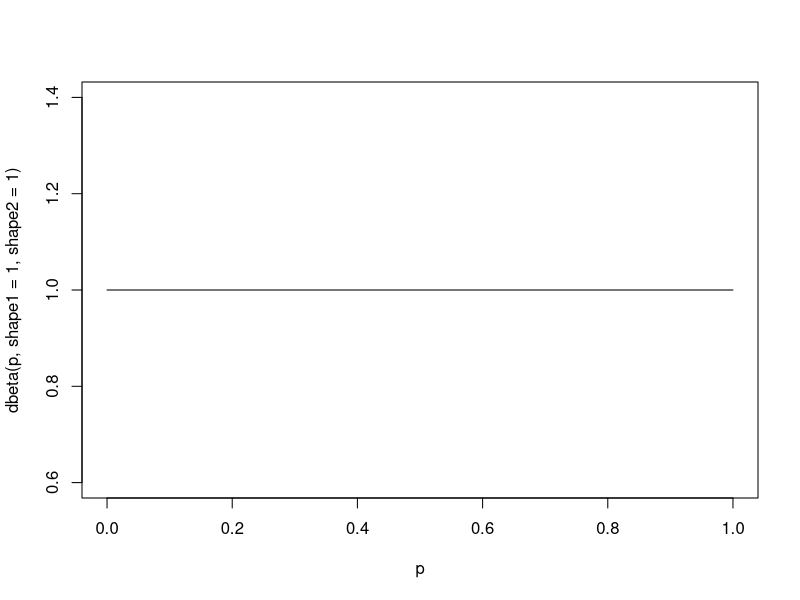
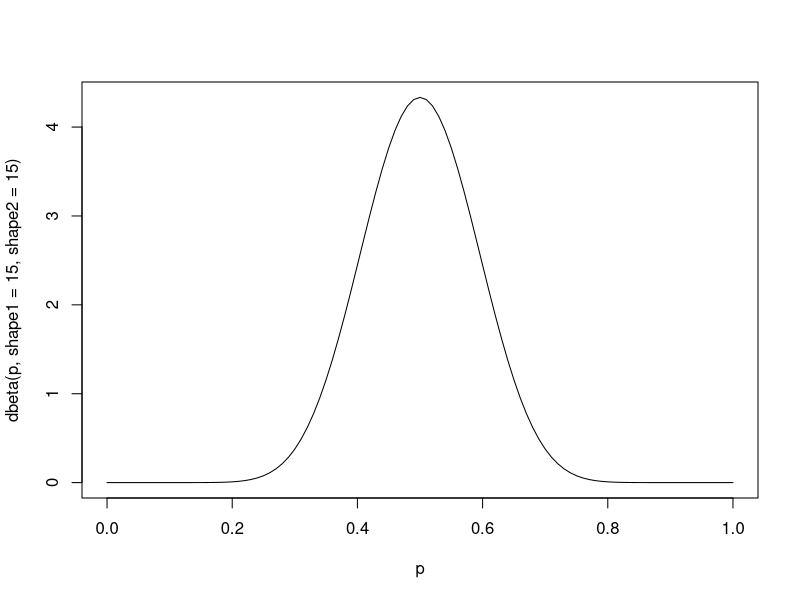
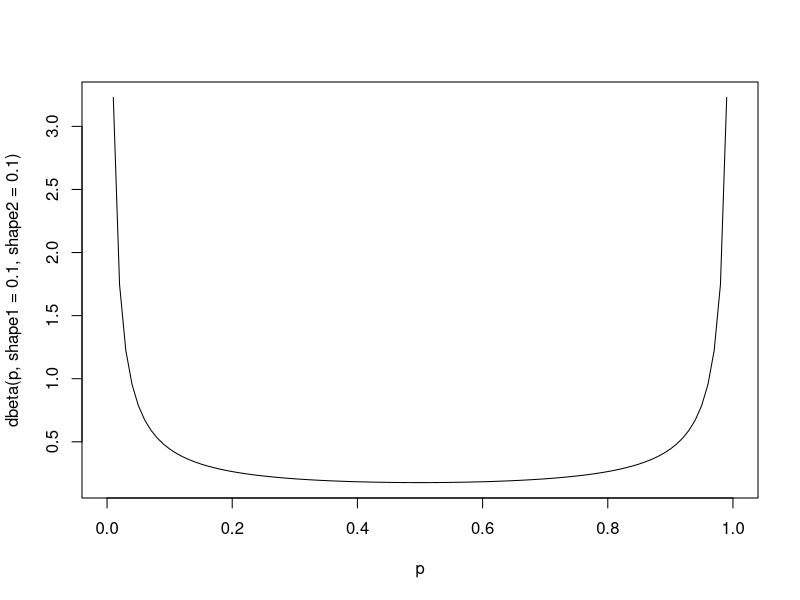
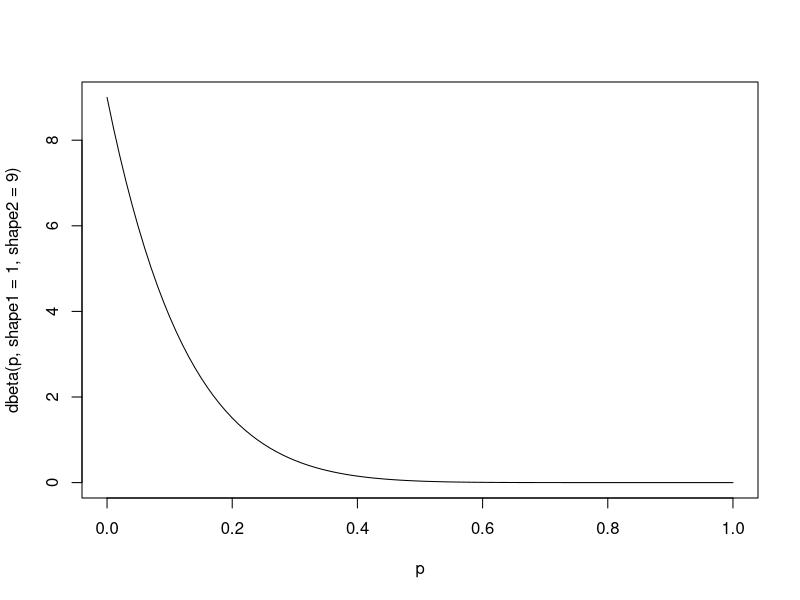
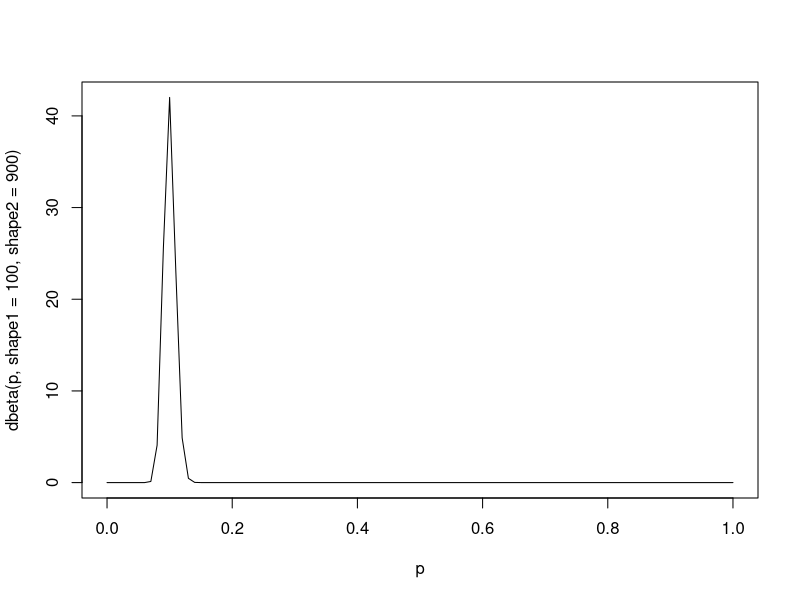
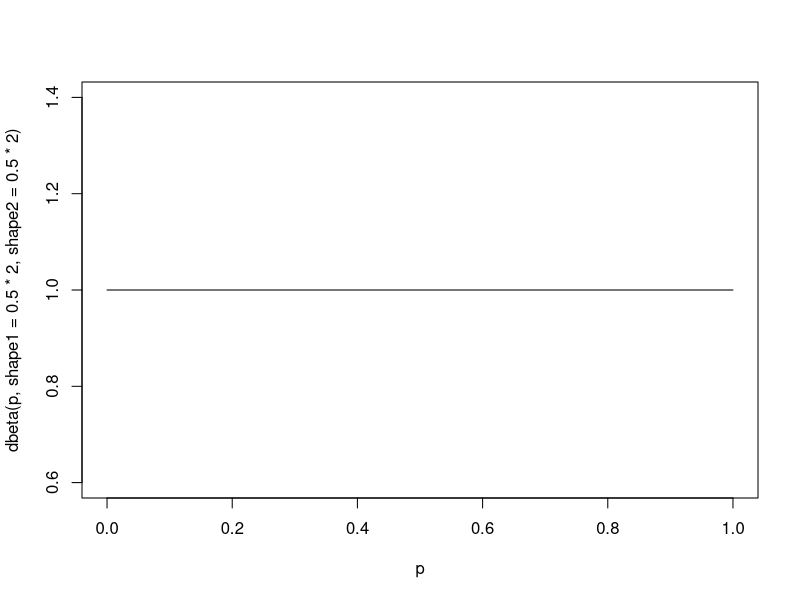
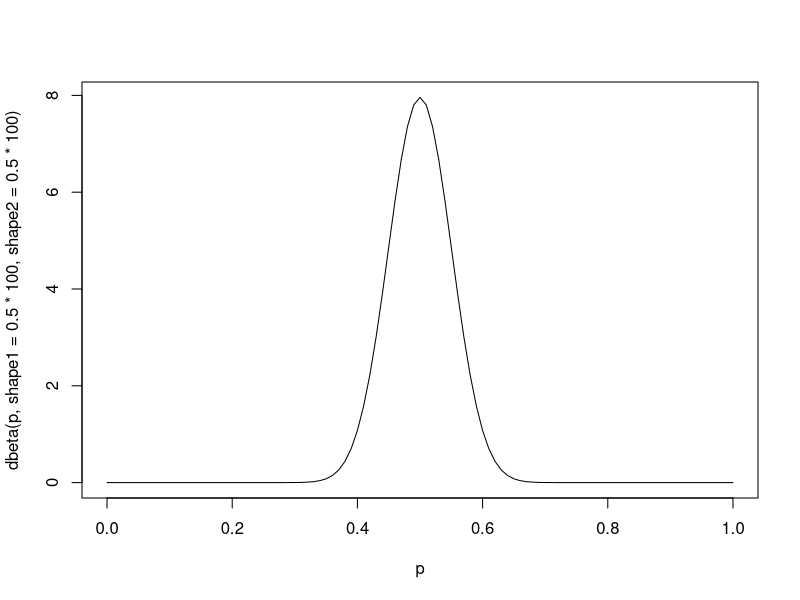

Generate these figures, in order, with R:
## ---- chunk 1
p <- seq(0,1,0.01)
# P(p) ~ Beta(1,1)
#Shape1 = alpha, Shape2 = beta
plot(p, dbeta(p, shape1 = 1, shape2 = 1), type = "l")
plot(p, dbeta(p, shape1 = 15, shape2 = 15), type = "l")
plot(p, dbeta(p, shape1 = 0.1, shape2 = 0.1), type = "l")
plot(p, dbeta(p, shape1 = 1, shape2 = 9), type = "l")
plot(p, dbeta(p, shape1 = 100, shape2 = 900), type = "l")
## ---- chunk 2
# High Variation
plot(p, dbeta(p, shape1 = 0.5 * 2, shape2 = 0.5 * 2), type = "l")
# Low Variance
plot(p, dbeta(p, shape1 = 0.5 * 100, shape2 = 0.5 * 100), type = "l")
